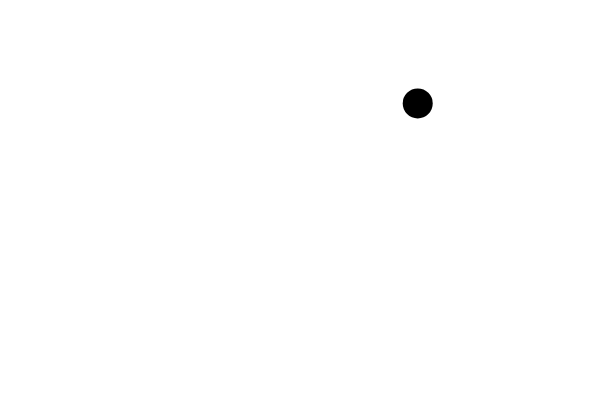
Frame 1 (no input)
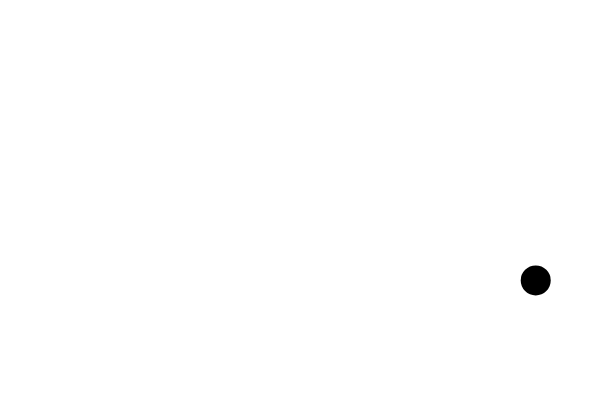
Frame 60 (no input)
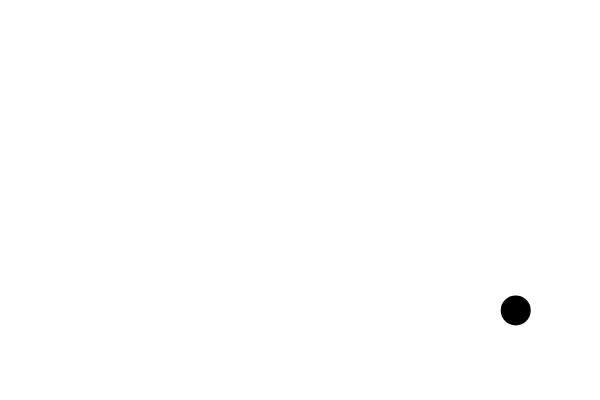
Frame 120 (the mouse pressed at the canvas centre since frame 60)

The p5.js sketch that drew these frames (run headless with seeded random() and noise() and a simulated clock; from frame 60 on, the mouse is pressed at the canvas centre):

// p5.js sketch
// ── sketch.js
var d = 30;
var x, y, xspeed, yspeed;

function setup() {
  createCanvas(600, 400);
  noStroke();
  x = random(d, width - d);
  y = random(d, height - d);
  xspeed = 2;
  yspeed = 3;
}

function draw() {
  background(255);
  x = x + xspeed;
  y = y + yspeed;
  if ((x > width - d/2) || (x < d/2)) {
    xspeed = xspeed * -1;
  }
  if ((y > height - d/2) || (y < d/2)) {
    yspeed = yspeed * -1;
  }
  fill(0);
  ellipse(x,y,d,d);
}
